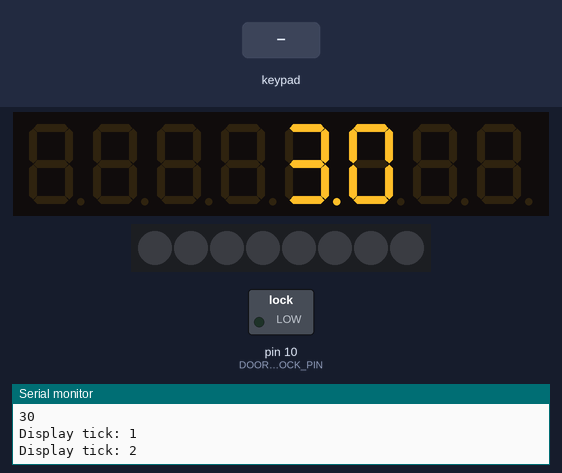
The sketch below on a simulated Arduino Uno, built with avr-gcc and run on an emulated ATmega328P. On the bench: 8-digit seven-segment display, 8 RGB LEDs in strip order, left to right, switched loads named in the sketch (green lamp = pin HIGH), the last lines printed to the serial monitor. The test bench sets the inputs (shaded band). EEPROM starts erased.

Above: at 2.5 s.
2.6 s: key '5' pressed
At 2.66 s:
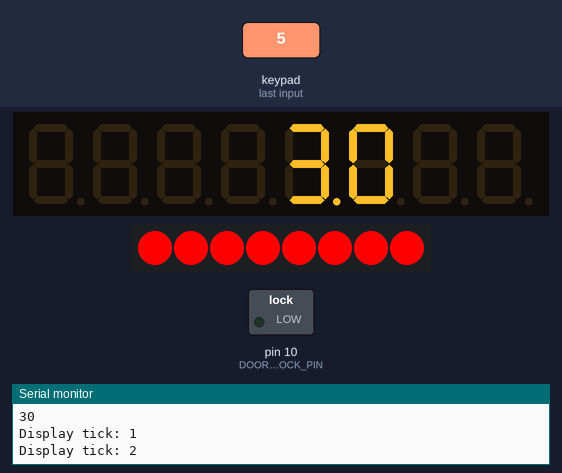
4.7 s: keypad keys 2 5 pressed 0.4 s apart
At 4.78 s:
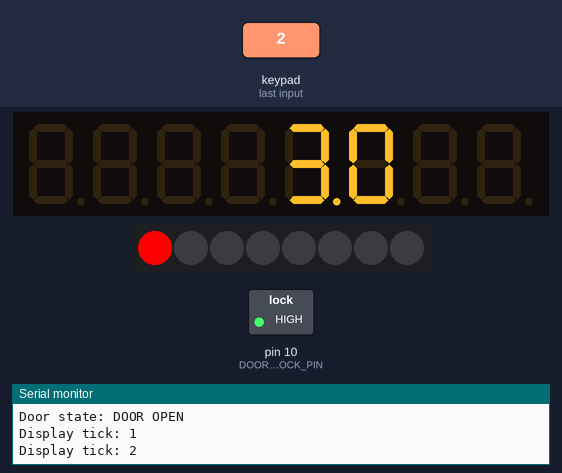
7.0 s: key '1' pressed
At 7.77 s:
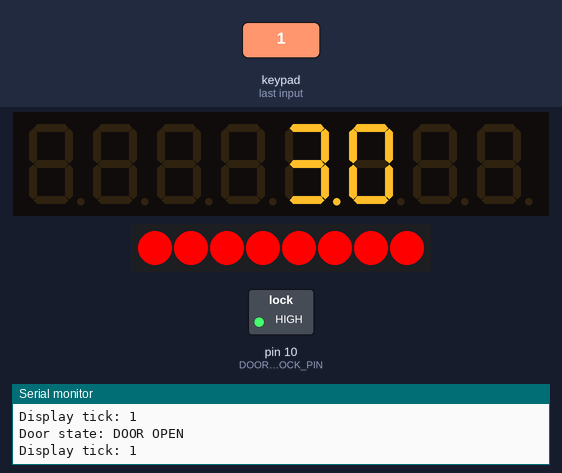
9.0 s: key '8' pressed
At 10.2 s:
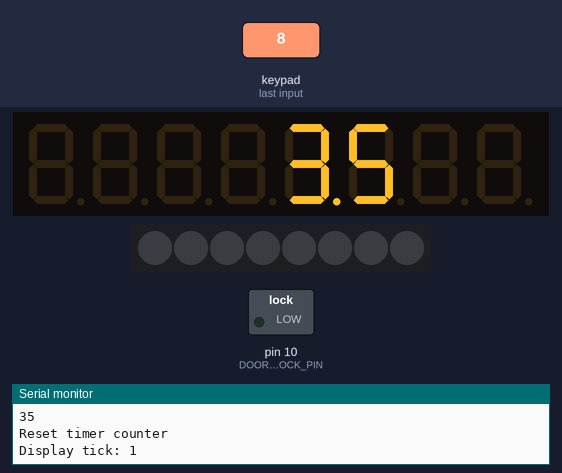
10.5 s: keypad keys 1 2 pressed 0.4 s apart
At 11.5 s:
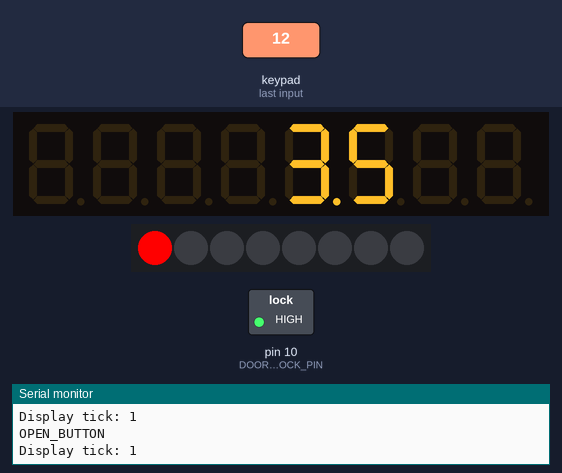
Timing chart, 0 to 14.3 s (numbered marks = the images above; inputs shaded):
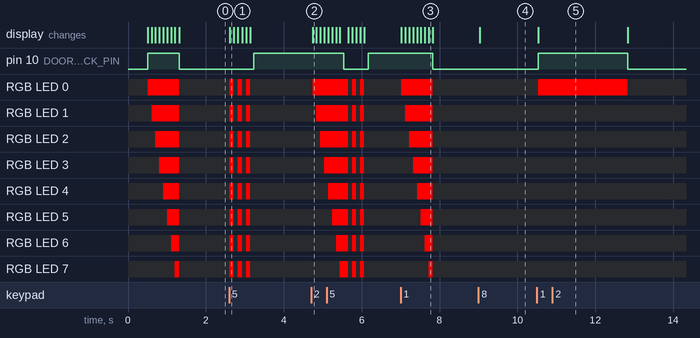

The sketch:

DoorLock.ino
```cpp
#include <TM1638plus.h>
#include <EEPROM.h>
#include <TM1638plus_font.h>

// GPIO I/O pins on the Arduino connected to strobe, clock, data,
//pick on any I/O you want.
#define STROBE_TM 5
#define CLOCK_TM 3
#define DIO_TM 2

#define DOOR_LOCK_PIN 10
#define DOOR_CLOSE 1
#define DOOR_WAIT 2
#define DOOR_OPEN 3

#define UP_BUTTON 0x80
#define DOWN_BUTTON 0x40
#define OPEN_BUTTON 0x01
#define STOP_BUTTON 0x10

#define EEPROM_ADDR 0x01

#define DOOR_OPEN_TIMEOUT 3     //sec
#define DIS_TIMEOUT 30          //sec

static uint8_t set_hour = 0;
static uint32_t sec = 0, min = 0, set_min = 0;
static uint32_t sys_tick = 0, but_tick = 0;
static uint8_t button_val = 0;
static uint8_t door_wait_time = 0, dis_wait_time = 0;
static bool dis_enabled = false;
static bool timer_overload = false;
static uint8_t door_state = false;

//Constructor object
TM1638plus tm(STROBE_TM, CLOCK_TM, DIO_TM);

void clock_runing()
{
    if (millis() - sys_tick >= 1000)
    {
        sys_tick = millis();
        sec++;

        if (door_state == DOOR_WAIT)
        {
            door_wait_time++;
            if (door_wait_time >= DOOR_OPEN_TIMEOUT)
            {
                tm.setLED(0, 0);
                door_state = DOOR_CLOSE;
                door_wait_time = 0;
                Serial.println("Door close again!");
            }
        }

        if (dis_enabled)
        {
            dis_wait_time++;

            Serial.print("Display tick: ");
            Serial.println(dis_wait_time, DEC);

            if (dis_wait_time >= DIS_TIMEOUT)
            {
                dis_enabled = false;
                dis_wait_time = 0;

                tm.reset();

                Serial.println("Turn off LED");
            }
        }

        if (sec >= 60)
        {
            sec = 0;
            min++;

            Serial.print("Min: ");
            Serial.println(min, DEC);

            if (min >= set_min && !timer_overload)
            {
                timer_overload = true;
                door_state = DOOR_OPEN;

                Serial.println("Door timer overflow");
                Serial.println("Door state: DOOR OPEN");
            }
        }
    }
}

void device_reset()
{
    display_intro_led();

    EEPROM.begin();
    uint8_t eeprom_val = EEPROM.read(EEPROM_ADDR);

    if (eeprom_val == 0xff)
        EEPROM.write(EEPROM_ADDR, 30);

    set_hour = EEPROM.read(EEPROM_ADDR);

    EEPROM.end();

    set_min = set_hour * 6;

    Serial.println(set_hour);

    display_set_number(set_hour);

    door_state = DOOR_CLOSE;
    dis_enabled = true;

    sec = 0;
    min = 0;
}

void display_set_number(uint8_t val)
{
    Serial.println(val, DEC);
    char text[20] = {0};
    sprintf(text, "    %d.%d  ", val / 10, val % 10);
    char prt[10]= {0};
    snprintf(prt, sizeof(prt), "%s", text);
    tm.displayText(prt);
}
void display_intro_led()
{
    for (int i = 0; i < 8; i++)
    {
        tm.setLED(i, 0);
    }

    for (int i = 0; i < 8; i++)
    {
        tm.setLED(i, 1);
        delay(100);
    }

    for (int i = 0; i < 8; i++)
    {
        tm.setLED(i, 0);
    }
}

void display_stop()
{
    for (int k = 0; k < 3; k++)
    {
        for (int i = 0; i < 8; i++)
        {
            tm.setLED(i, 1);
        }

        delay(100);

        for (int i = 0; i < 8; i++)
        {
            tm.setLED(i, 0);
        }
        delay(100);
    }
}

void checking_button()
{
    if (millis() - but_tick >= 50)
    {
        uint8_t current_val = 0;

        but_tick = millis();

        uint8_t but = tm.readButtons();

        if (but == button_val)
            return;

        button_val = but;

        if (button_val == 0)
            return;

        dis_enabled = true;
        dis_wait_time = 0;

        if (timer_overload)
        {
            if (button_val == (DOWN_BUTTON | UP_BUTTON) || button_val != 0)
            {
                timer_overload = false;
                min = 0;
                device_reset();
            }
            //reset device
        }
        else
        {
            switch (button_val)
            {
            case UP_BUTTON:

                Serial.println("UP_BUTTON");
                set_hour += 5;

                if (set_hour >= 250)
                    set_hour = 30;

                set_min = set_hour * 6;

                Serial.print("Set min: ");
                Serial.println(set_min);

                EEPROM.begin();
                current_val = set_hour;
                EEPROM.update(EEPROM_ADDR, current_val);
                EEPROM.end();

                display_set_number(current_val);

                Serial.println("Reset timer counter");
                min = 0;
                break;

            case DOWN_BUTTON:

                Serial.println("DOWN_BUTTON");
                set_hour -= 5;
                if (set_hour < 5)
                    set_hour = 30;

                set_min = set_hour * 6;

                Serial.print("Set min: ");
                Serial.println(set_min);

                EEPROM.begin();
                current_val = set_hour;
                EEPROM.update(EEPROM_ADDR, current_val);
                EEPROM.end();

                display_set_number(current_val);

                Serial.println("Reset timer counter");
                min = 0;
                break;

            case OPEN_BUTTON:
                door_state = DOOR_WAIT;
                tm.setLED(0, 1);
                Serial.println("OPEN_BUTTON");
                break;

            case OPEN_BUTTON | 0x02:
            case STOP_BUTTON:
                timer_overload = true;
                door_state = DOOR_OPEN;
                display_stop();
                Serial.println("Door state: DOOR OPEN");
                break;
            default:
                break;
            }
        }
    }
}

void setup()
{
    Serial.begin(115200);
    Serial.println("Hello world");

    tm.displayBegin();
    delay(500);

    pinMode(DOOR_LOCK_PIN, OUTPUT);
    digitalWrite(DOOR_LOCK_PIN, HIGH);

    device_reset();
}

void loop()
{
    clock_runing();

    checking_button();

    switch (door_state)
    {
    case DOOR_CLOSE:
        digitalWrite(DOOR_LOCK_PIN, LOW);
        break;

    case DOOR_OPEN:
    case DOOR_WAIT:
        digitalWrite(DOOR_LOCK_PIN, HIGH);
        break;

    default:
        break;
    }
}
```

Measured:
- after the input at 2.6 s, pin 10 (DOOR_LOCK_PIN): LOW → HIGH after 0.64 s; RGB LED 0–7: alternates RGB(255, 0, 0) for 0.10 s and off for 0.10 s, 6 changes in all, then stays off, starting at once
- after the input at 4.7 s, pin 10 (DOOR_LOCK_PIN): HIGH → LOW after 0.85 s, → HIGH 0.62 s later; RGB LED 0: off → RGB(255, 0, 0) at once, then repeats every 0.21 s: off 0.10 s, RGB(255, 0, 0) 0.10 s, until it stays off from 6.1 s
- after the input at 7.0 s, pin 10 (DOOR_LOCK_PIN): HIGH → LOW after 0.83 s; RGB LED 0: off → RGB(255, 0, 0) at once, → off 0.81 s later; RGB LED 1: off → RGB(255, 0, 0) after 0.12 s, → off 0.71 s later; RGB LED 2: off → RGB(255, 0, 0) after 0.22 s, → off 0.61 s later; RGB LED 3: off → RGB(255, 0, 0) after 0.32 s, → off 0.51 s later
- after the input at 9.0 s, the display: changes at once (image 4)
- after the input at 10.5 s, pin 10 (DOOR_LOCK_PIN): LOW → HIGH at once, → LOW 2.3 s later
